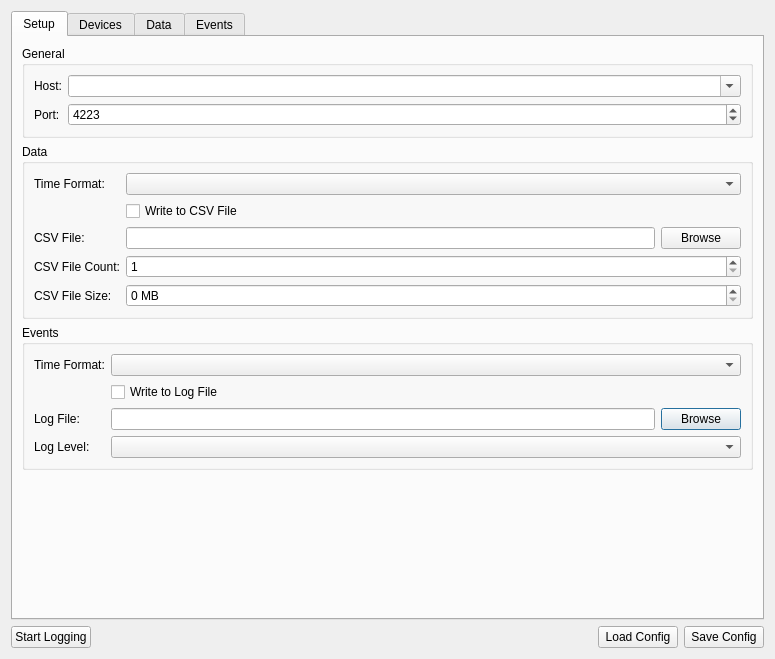
<?xml version="1.0" encoding="UTF-8"?>
<ui version="4.0">
 <class>SetupDialog</class>
 <widget class="QDialog" name="SetupDialog">
  <property name="geometry">
   <rect>
    <x>0</x>
    <y>0</y>
    <width>775</width>
    <height>659</height>
   </rect>
  </property>
  <property name="windowTitle">
   <string notr="true">Data Logger</string>
  </property>
  <layout class="QVBoxLayout" name="verticalLayout">
   <item>
    <widget class="QTabWidget" name="tab_widget">
     <property name="enabled">
      <bool>true</bool>
     </property>
     <property name="sizePolicy">
      <sizepolicy hsizetype="Preferred" vsizetype="Expanding">
       <horstretch>0</horstretch>
       <verstretch>0</verstretch>
      </sizepolicy>
     </property>
     <property name="minimumSize">
      <size>
       <width>0</width>
       <height>0</height>
      </size>
     </property>
     <property name="maximumSize">
      <size>
       <width>16777215</width>
       <height>16777215</height>
      </size>
     </property>
     <property name="currentIndex">
      <number>0</number>
     </property>
     <widget class="QWidget" name="tab_setup">
      <property name="enabled">
       <bool>true</bool>
      </property>
      <attribute name="title">
       <string>Setup</string>
      </attribute>
      <layout class="QVBoxLayout" name="verticalLayout_6">
       <item>
        <layout class="QGridLayout" name="gridLayout">
         <item row="2" column="0">
          <widget class="QGroupBox" name="group_events_file">
           <property name="title">
            <string>Events</string>
           </property>
           <layout class="QVBoxLayout" name="verticalLayout_5">
            <item>
             <layout class="QGridLayout" name="gridLayout_9">
              <item row="3" column="0">
               <widget class="QLabel" name="label_log_level">
                <property name="text">
                 <string>Log Level:</string>
                </property>
               </widget>
              </item>
              <item row="3" column="1">
               <widget class="QComboBox" name="combo_log_level"/>
              </item>
              <item row="0" column="1">
               <widget class="QComboBox" name="combo_events_time_format">
                <property name="sizePolicy">
                 <sizepolicy hsizetype="Preferred" vsizetype="Fixed">
                  <horstretch>1</horstretch>
                  <verstretch>0</verstretch>
                 </sizepolicy>
                </property>
               </widget>
              </item>
              <item row="0" column="0">
               <widget class="QLabel" name="label_4">
                <property name="text">
                 <string>Time Format:</string>
                </property>
               </widget>
              </item>
              <item row="2" column="1">
               <layout class="QHBoxLayout" name="horizontalLayout_3">
                <item>
                 <widget class="QLineEdit" name="edit_log_file_name">
                  <property name="readOnly">
                   <bool>true</bool>
                  </property>
                 </widget>
                </item>
                <item>
                 <widget class="QPushButton" name="btn_browse_log_file_name">
                  <property name="text">
                   <string>Browse</string>
                  </property>
                 </widget>
                </item>
               </layout>
              </item>
              <item row="2" column="0">
               <widget class="QLabel" name="label_log_file_name">
                <property name="text">
                 <string>Log File:</string>
                </property>
               </widget>
              </item>
              <item row="1" column="1">
               <widget class="QCheckBox" name="check_events_to_log_file">
                <property name="text">
                 <string>Write to Log File</string>
                </property>
               </widget>
              </item>
             </layout>
            </item>
           </layout>
          </widget>
         </item>
         <item row="0" column="0">
          <widget class="QGroupBox" name="group_general">
           <property name="enabled">
            <bool>true</bool>
           </property>
           <property name="title">
            <string>General</string>
           </property>
           <layout class="QVBoxLayout" name="verticalLayout_3">
            <item>
             <layout class="QGridLayout" name="gridLayout_2">
              <item row="0" column="1">
               <widget class="QComboBox" name="combo_host">
                <property name="editable">
                 <bool>true</bool>
                </property>
                <property name="insertPolicy">
                 <enum>QComboBox::InsertAtTop</enum>
                </property>
                <property name="sizeAdjustPolicy">
                 <enum>QComboBox::AdjustToMinimumContentsLength</enum>
                </property>
               </widget>
              </item>
              <item row="0" column="0">
               <widget class="QLabel" name="label">
                <property name="sizePolicy">
                 <sizepolicy hsizetype="Fixed" vsizetype="Preferred">
                  <horstretch>0</horstretch>
                  <verstretch>0</verstretch>
                 </sizepolicy>
                </property>
                <property name="text">
                 <string>Host:</string>
                </property>
               </widget>
              </item>
              <item row="1" column="0">
               <widget class="QLabel" name="label_2">
                <property name="sizePolicy">
                 <sizepolicy hsizetype="Fixed" vsizetype="Preferred">
                  <horstretch>0</horstretch>
                  <verstretch>0</verstretch>
                 </sizepolicy>
                </property>
                <property name="text">
                 <string>Port:</string>
                </property>
               </widget>
              </item>
              <item row="1" column="1">
               <widget class="QSpinBox" name="spin_port">
                <property name="minimum">
                 <number>1</number>
                </property>
                <property name="maximum">
                 <number>65535</number>
                </property>
                <property name="value">
                 <number>4223</number>
                </property>
               </widget>
              </item>
             </layout>
            </item>
           </layout>
          </widget>
         </item>
         <item row="1" column="0">
          <widget class="QGroupBox" name="group_data_file">
           <property name="enabled">
            <bool>true</bool>
           </property>
           <property name="title">
            <string>Data</string>
           </property>
           <layout class="QVBoxLayout" name="verticalLayout_4">
            <item>
             <layout class="QGridLayout" name="gridLayout_3">
              <item row="3" column="1">
               <widget class="QSpinBox" name="spin_csv_file_count">
                <property name="minimum">
                 <number>1</number>
                </property>
                <property name="maximum">
                 <number>65535</number>
                </property>
               </widget>
              </item>
              <item row="3" column="0">
               <widget class="QLabel" name="label_csv_file_count">
                <property name="text">
                 <string>CSV File Count:</string>
                </property>
               </widget>
              </item>
              <item row="2" column="0">
               <widget class="QLabel" name="label_csv_file_name">
                <property name="text">
                 <string>CSV File:</string>
                </property>
               </widget>
              </item>
              <item row="4" column="0">
               <widget class="QLabel" name="label_csv_file_size">
                <property name="text">
                 <string>CSV File Size:</string>
                </property>
               </widget>
              </item>
              <item row="2" column="1">
               <layout class="QHBoxLayout" name="horizontalLayout_2">
                <item>
                 <widget class="QLineEdit" name="edit_csv_file_name">
                  <property name="readOnly">
                   <bool>true</bool>
                  </property>
                 </widget>
                </item>
                <item>
                 <widget class="QPushButton" name="btn_browse_csv_file_name">
                  <property name="focusPolicy">
                   <enum>Qt::TabFocus</enum>
                  </property>
                  <property name="text">
                   <string>Browse</string>
                  </property>
                 </widget>
                </item>
               </layout>
              </item>
              <item row="0" column="0">
               <widget class="QLabel" name="label_7">
                <property name="text">
                 <string>Time Format:</string>
                </property>
               </widget>
              </item>
              <item row="4" column="1">
               <widget class="QSpinBox" name="spin_csv_file_size">
                <property name="suffix">
                 <string> MB</string>
                </property>
                <property name="maximum">
                 <number>2097152</number>
                </property>
               </widget>
              </item>
              <item row="1" column="1">
               <widget class="QCheckBox" name="check_data_to_csv_file">
                <property name="text">
                 <string>Write to CSV File</string>
                </property>
               </widget>
              </item>
              <item row="0" column="1">
               <widget class="QComboBox" name="combo_data_time_format">
                <property name="sizePolicy">
                 <sizepolicy hsizetype="Preferred" vsizetype="Fixed">
                  <horstretch>1</horstretch>
                  <verstretch>0</verstretch>
                 </sizepolicy>
                </property>
               </widget>
              </item>
             </layout>
            </item>
           </layout>
          </widget>
         </item>
        </layout>
       </item>
       <item>
        <spacer name="verticalSpacer">
         <property name="orientation">
          <enum>Qt::Vertical</enum>
         </property>
         <property name="sizeHint" stdset="0">
          <size>
           <width>20</width>
           <height>40</height>
          </size>
         </property>
        </spacer>
       </item>
      </layout>
     </widget>
     <widget class="QWidget" name="tab_devices">
      <attribute name="title">
       <string>Devices</string>
      </attribute>
      <layout class="QGridLayout" name="gridLayout_8">
       <item row="0" column="2">
        <widget class="QPushButton" name="btn_remove_device">
         <property name="text">
          <string>Remove Device</string>
         </property>
        </widget>
       </item>
       <item row="0" column="0">
        <widget class="QPushButton" name="btn_add_device">
         <property name="text">
          <string>Add Device</string>
         </property>
        </widget>
       </item>
       <item row="0" column="4">
        <spacer name="horizontalSpacer_7">
         <property name="orientation">
          <enum>Qt::Horizontal</enum>
         </property>
         <property name="sizeHint" stdset="0">
          <size>
           <width>40</width>
           <height>20</height>
          </size>
         </property>
        </spacer>
       </item>
       <item row="0" column="5">
        <widget class="QPushButton" name="btn_remove_all_devices">
         <property name="text">
          <string>Remove All Devices</string>
         </property>
        </widget>
       </item>
       <item row="1" column="0" colspan="6">
        <widget class="QTreeView" name="tree_devices">
         <property name="editTriggers">
          <set>QAbstractItemView::NoEditTriggers</set>
         </property>
         <property name="selectionMode">
          <enum>QAbstractItemView::ExtendedSelection</enum>
         </property>
         <attribute name="headerStretchLastSection">
          <bool>true</bool>
         </attribute>
        </widget>
       </item>
      </layout>
     </widget>
     <widget class="QWidget" name="tab_csv_data">
      <attribute name="title">
       <string>Data</string>
      </attribute>
      <layout class="QVBoxLayout" name="verticalLayout_2">
       <item>
        <layout class="QGridLayout" name="gridLayout_4">
         <item row="0" column="0" colspan="2">
          <widget class="QLabel" name="label_3">
           <property name="sizePolicy">
            <sizepolicy hsizetype="Preferred" vsizetype="Preferred">
             <horstretch>1</horstretch>
             <verstretch>0</verstretch>
            </sizepolicy>
           </property>
           <property name="text">
            <string>Shows the latest 1000 data entries</string>
           </property>
          </widget>
         </item>
         <item row="0" column="3">
          <widget class="QPushButton" name="btn_clear_data">
           <property name="text">
            <string>Clear Data</string>
           </property>
          </widget>
         </item>
         <item row="0" column="2">
          <widget class="QCheckBox" name="checkbox_data_auto_scroll">
           <property name="text">
            <string>Auto Scroll</string>
           </property>
           <property name="checked">
            <bool>true</bool>
           </property>
          </widget>
         </item>
         <item row="1" column="0" colspan="4">
          <widget class="QTableView" name="table_data">
           <property name="editTriggers">
            <set>QAbstractItemView::NoEditTriggers</set>
           </property>
           <property name="alternatingRowColors">
            <bool>true</bool>
           </property>
           <attribute name="horizontalHeaderStretchLastSection">
            <bool>true</bool>
           </attribute>
          </widget>
         </item>
        </layout>
       </item>
      </layout>
     </widget>
     <widget class="QWidget" name="tab_console">
      <attribute name="title">
       <string>Events</string>
      </attribute>
      <layout class="QVBoxLayout" name="verticalLayout_7">
       <item>
        <layout class="QGridLayout" name="gridLayout_5">
         <item row="1" column="0" colspan="4">
          <widget class="QTextBrowser" name="text_events">
           <property name="lineWrapMode">
            <enum>QTextEdit::NoWrap</enum>
           </property>
          </widget>
         </item>
         <item row="0" column="3">
          <widget class="QPushButton" name="btn_clear_events">
           <property name="focusPolicy">
            <enum>Qt::TabFocus</enum>
           </property>
           <property name="text">
            <string>Clear Events</string>
           </property>
          </widget>
         </item>
         <item row="0" column="1">
          <widget class="QCheckBox" name="checkbox_console_auto_scroll">
           <property name="text">
            <string>Auto Scroll</string>
           </property>
           <property name="checked">
            <bool>true</bool>
           </property>
          </widget>
         </item>
         <item row="0" column="0">
          <widget class="QLabel" name="label_5">
           <property name="sizePolicy">
            <sizepolicy hsizetype="Preferred" vsizetype="Preferred">
             <horstretch>1</horstretch>
             <verstretch>0</verstretch>
            </sizepolicy>
           </property>
           <property name="text">
            <string>Shows the latest 1000 events</string>
           </property>
          </widget>
         </item>
         <item row="0" column="2">
          <widget class="QComboBox" name="combo_events_level">
           <property name="currentIndex">
            <number>-1</number>
           </property>
          </widget>
         </item>
        </layout>
       </item>
      </layout>
     </widget>
    </widget>
   </item>
   <item>
    <layout class="QHBoxLayout" name="horizontalLayout">
     <item>
      <widget class="QPushButton" name="btn_start_logging">
       <property name="focusPolicy">
        <enum>Qt::TabFocus</enum>
       </property>
       <property name="text">
        <string>Start Logging</string>
       </property>
      </widget>
     </item>
     <item>
      <spacer name="horizontalSpacer_5">
       <property name="orientation">
        <enum>Qt::Horizontal</enum>
       </property>
       <property name="sizeHint" stdset="0">
        <size>
         <width>40</width>
         <height>20</height>
        </size>
       </property>
      </spacer>
     </item>
     <item>
      <widget class="QPushButton" name="btn_load_config">
       <property name="focusPolicy">
        <enum>Qt::TabFocus</enum>
       </property>
       <property name="text">
        <string>Load Config</string>
       </property>
      </widget>
     </item>
     <item>
      <widget class="QPushButton" name="btn_save_config">
       <property name="focusPolicy">
        <enum>Qt::StrongFocus</enum>
       </property>
       <property name="text">
        <string>Save Config</string>
       </property>
      </widget>
     </item>
    </layout>
   </item>
  </layout>
 </widget>
 <tabstops>
  <tabstop>tab_widget</tabstop>
  <tabstop>combo_host</tabstop>
  <tabstop>spin_port</tabstop>
  <tabstop>spin_csv_file_count</tabstop>
  <tabstop>spin_csv_file_size</tabstop>
  <tabstop>combo_log_level</tabstop>
  <tabstop>btn_start_logging</tabstop>
  <tabstop>btn_load_config</tabstop>
  <tabstop>btn_save_config</tabstop>
  <tabstop>btn_clear_events</tabstop>
  <tabstop>tree_devices</tabstop>
  <tabstop>btn_remove_device</tabstop>
  <tabstop>btn_add_device</tabstop>
  <tabstop>btn_remove_all_devices</tabstop>
  <tabstop>table_data</tabstop>
  <tabstop>checkbox_console_auto_scroll</tabstop>
  <tabstop>text_events</tabstop>
 </tabstops>
 <resources/>
 <connections/>
</ui>
